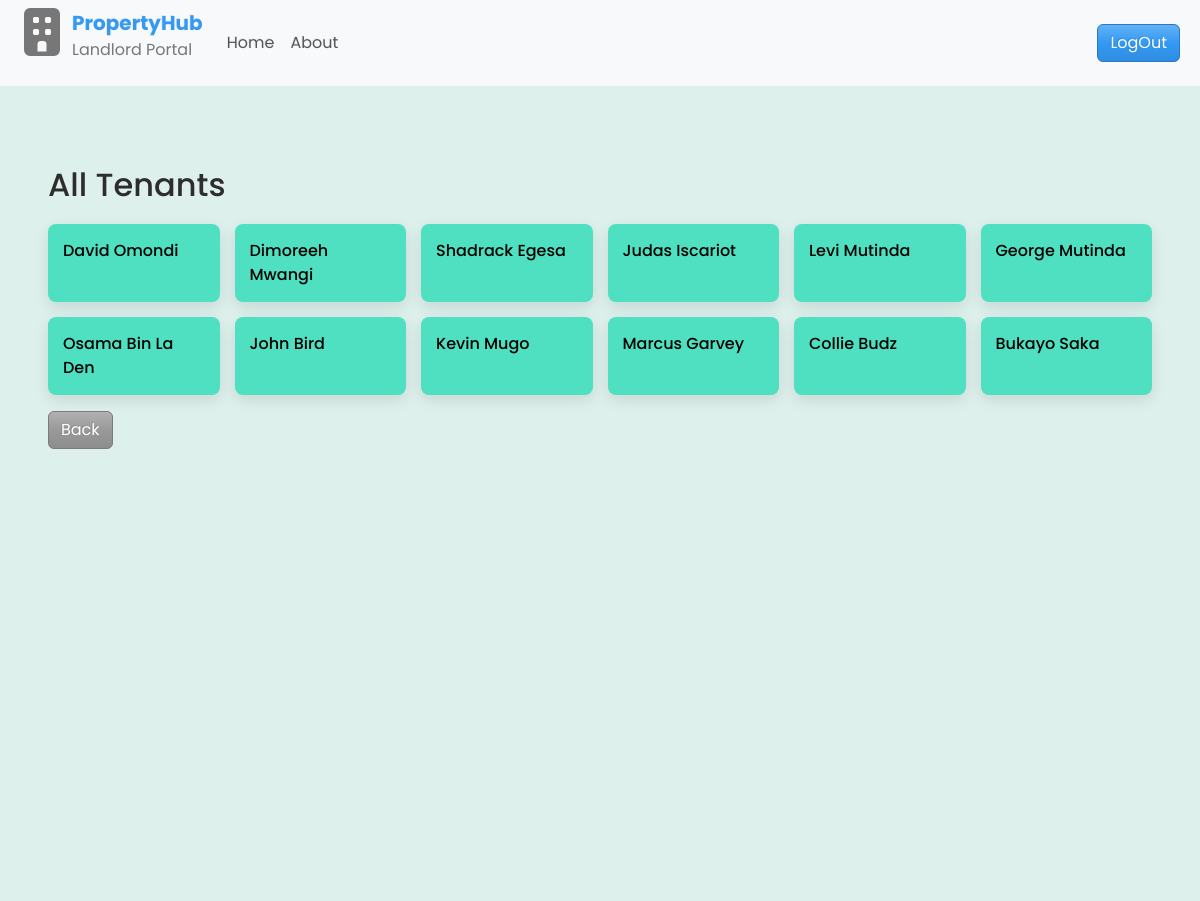
/tenants/ (signed in), run on the app's committed database.
### main/models.py (models this page shows, shortened)
class Profile(models.Model):
    user = models.OneToOneField(User, on_delete=models.CASCADE)
    bedsitter = models.OneToOneField(Bedsitter, on_delete=models.SET_NULL, null=True, blank=True, related_name='tenant')
    first_name = models.CharField(max_length=50)
    last_name = models.CharField(max_length=50)
    phone_number = models.CharField(max_length=20)
    email = models.EmailField(blank=True, null=True)
    id_number = models.CharField(max_length=20, blank=True, null=True)
    profile_photo = models.ImageField(upload_to='uploads/product', blank=True, null=True)

### main/views.py (the view)
# urls.py: path("tenants/", views.tenant_list, name="tenant_list"),
def tenant_list(request):
    tenants = Profile.objects.all()
    return render(request, 'main/tenant_list.html', {"tenants": tenants})

### main/templates/main/tenant_list.html
{% extends 'main/base.html' %} {% block content %}
<div class="container-fluid" id="tenant-list">
  <h2>All Tenants</h2>
  <div>
    <div class="tenant-wrapper">
      {% for tenant in tenants %}
      <div class="tenant-card">
        <a href="{% url 'tenant_detail' tenant.id %}">
          {{ tenant.first_name }} {{ tenant.last_name }}
        </a>
      </div>
      {% empty %}
      <p>No tenants found.</p>
      {% endfor %}
    </div>
    <a href="javascript:history.back()" class="btn btn-secondary mt-3">Back</a>
  </div>
  <br />
  <br />
  <br />
  <br />
  <br />
  <br />
  <br />
  <br />
  <br />
  <br />
  <br />
</div>
{% endblock %}

### main/static/css/styles.css (style rules this page uses)
* { box-sizing: border-box; padding: 0; margin: 0; font-family: "poppins", sans-serif; text-decoration: none; }
body, html { overflow-x: hidden; height: 100vh; transition: 0.4s; background: #ddf0eb; }
a { text-decoration: none; }
#tenant-list { background-color: #ddf0eb; padding: 5rem 3rem 10rem 3rem; }
.container-fluid .tenant-wrapper { display: grid; grid-template-columns: repeat(auto-fill, minmax(150px, 1fr)); gap: 15px; margin-top: 20px; }
.container-fluid .tenant-wrapper .tenant-card { padding: 15px; border-radius: 8px; box-shadow: 0 5px 15px rgba(0, 0, 0, 0.1); background-color: #4fe0c1; font-weight: 500; }
.container-fluid .tenant-wrapper .tenant-card a { color: black; text-decoration: none; }

### data on the page
Profile: first_name "David", last_name "Omondi"
Profile: first_name "Dimoreeh", last_name "Mwangi"
Profile: first_name "Shadrack", last_name "Egesa"
Profile: first_name "Judas", last_name "Iscariot"
Profile: first_name "Levi", last_name "Mutinda"
Profile: first_name "George", last_name "Mutinda"
Profile: first_name "Osama", last_name "Bin La Den"
Profile: first_name "John", last_name "Bird"
Profile: first_name "Kevin", last_name "Mugo"
Profile: first_name "Marcus", last_name "Garvey"
Profile: first_name "Collie", last_name "Budz"
Profile: first_name "Bukayo", last_name "Saka"
